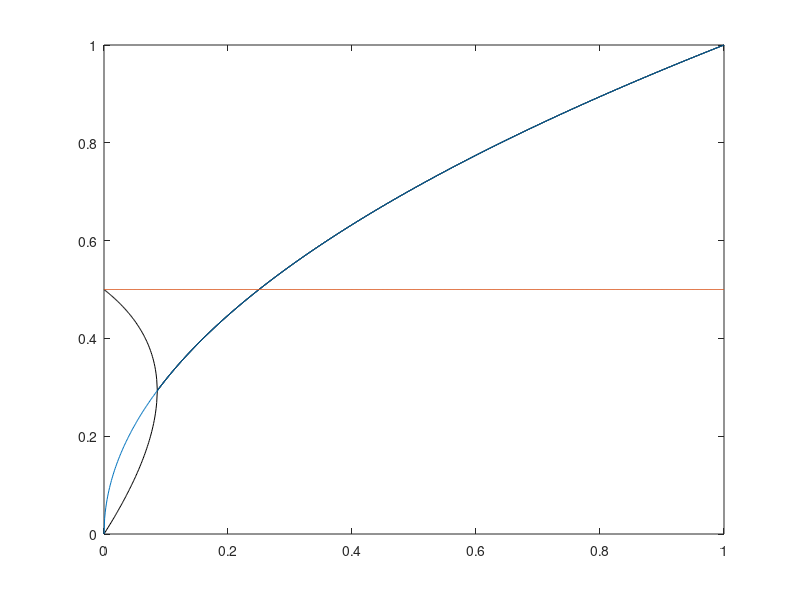

Write MATLAB code to recreate this figure.
clear all
close all
clc

lambda = 5;
beta=0:0.001:1;
eta = 0.1;

new_eig_1 = zeros(size(beta));
new_eig_2 = zeros(size(beta));

for i = 1:length(beta)
    new_eig_1(i)=abs(0.5*(beta(i)+1-eta*lambda+sqrt((beta(i)+1-eta*lambda)^2-4*beta(i))));
    new_eig_2(i)=abs(0.5*(beta(i)+1-eta*lambda-sqrt((beta(i)+1-eta*lambda)^2-4*beta(i))));
end

plot(beta,new_eig_1,'k'); hold on;
plot(beta,new_eig_2,'k');
plot(beta,sqrt(beta));
plot(beta,0*beta+1-eta*lambda)